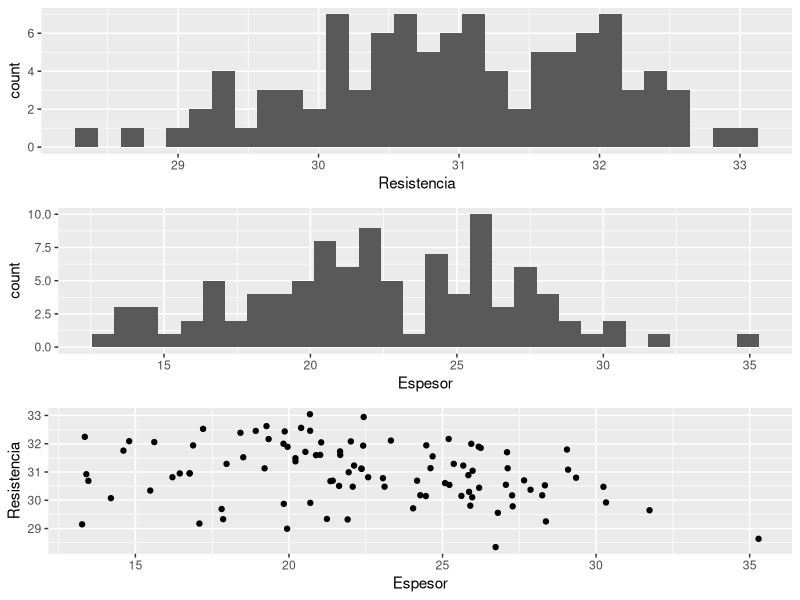

Reproduce this figure in R.
#### Trabajo Practico Probabilidad y Estadistica Parte 2 ####

### Actividad 1 ###


### Actividad 2 ###

## Definicion del problema

# El problema consiste en determinar si un tramo de ruta de 5 km ya construido cumple con las exigencias de calidad en términos de espesor y resistencia.
# Se desea analizar si la resistencia a la compresión y el espesor promedio de la ruta cumplen con los requisitos establecidos.
# Además, se pretende evaluar la homogeneidad de la ruta en términos de espesor y resistencia en los diferentes sectores del tramo.

# Población: Tramo completo de ruta de 5 km que ya ha sido construido.
# Muestra: 100 puntos seleccionados aleatoriamente tomados a lo largo de ese tramo donde se realizaron mediciones de espesor y resistencia.

# Variables:
# - Resistencia a la compresión: Variable cuantitativa continua. Representa la capacidad de la ruta para soportar cargas y resistir la compresión medido en MPa.
# - Espesor: Variable cuantitativa continua. Indica el grosor de la capa de la ruta en cm.

# Estadisticos:
# - Al menos el 5% de los puntos de la muestra deben tener una resistencia a la compresión que 30 MPa.
# - El espesor promedio debe ser igual a 22 cm.
# - Homogeneidad de la muestra.


## Planificacion

# El objetivo es determinar si la ruta cumple con las exigencias de calidad en cuanto a espesor y resistencia, y 
# evaluar la homogeneidad de la ruta en términos de espesor y resistencia en los diferentes sectores del tramo.
# Para ello debemos analizar las muetras y obtener los parametros muestrales, y con ellos estimar los parámetros poblacionales.

# Los estudios que se realizaran:
# - Descriptivo: Realizaremos un análisis descriptivo de los datos recopilados para comprender la distribución y características de las variables.
# - Inferencial: Utilizaremos técnicas de inferencia estadística para hacer estimaciones sobre los parámetros poblacionales .
# - Homogeneidad: Dividiremos el tramo en sectores y realizaremos análisis comparativos para evaluar la homogeneidad de la ruta.
# - Correlación: Investigaremos la relación entre el espesor y la resistencia de la ruta.


## Recolecion Datos:

# Los datos son provistos por el enunciado. Consta de una tabla de 100 registros (puntos) donde se almacena el Punto, la Resistencia en MPa y el Espesor en cm.

install.packages("ggplot2")
install.packages("gridExtra")
library(gridExtra)
library(ggplot2)
 
wd = "C:/Users/Fabio/OneDrive/Documentos/Academic/TUIA/IA31"
setwd(wd)

ruta = read.csv("./ejercicio2_tp2.csv")
ruta = as.data.frame(ruta)

# Muestra de las primeras filas
head(ruta)


## Analisis:

# Tratamiento Primario

summary(ruta)
str(ruta)

# Las columnas Espesor y Resistencia son de tipo string
ruta$Espesor <- as.numeric(gsub(",", ".", ruta$Espesor))
ruta$Resistencia <- as.numeric(gsub(",", ".", ruta$Resistencia))

# Renombrar la columna
colnames(ruta)[1] = 'Puntos'

# Los datos ahora parecen estar bien. Veamos en un grafico sus distribuciones
hist_espesor <- ggplot(ruta, aes(x = Espesor)) + geom_histogram()
hist_resistencia <- ggplot(ruta, aes(x = Resistencia)) + geom_histogram()
scatterplot <- ggplot(ruta, aes(x = Espesor,  y = Resistencia)) + geom_point()

grid.arrange(hist_resistencia, hist_espesor, scatterplot, nrow = 3)

